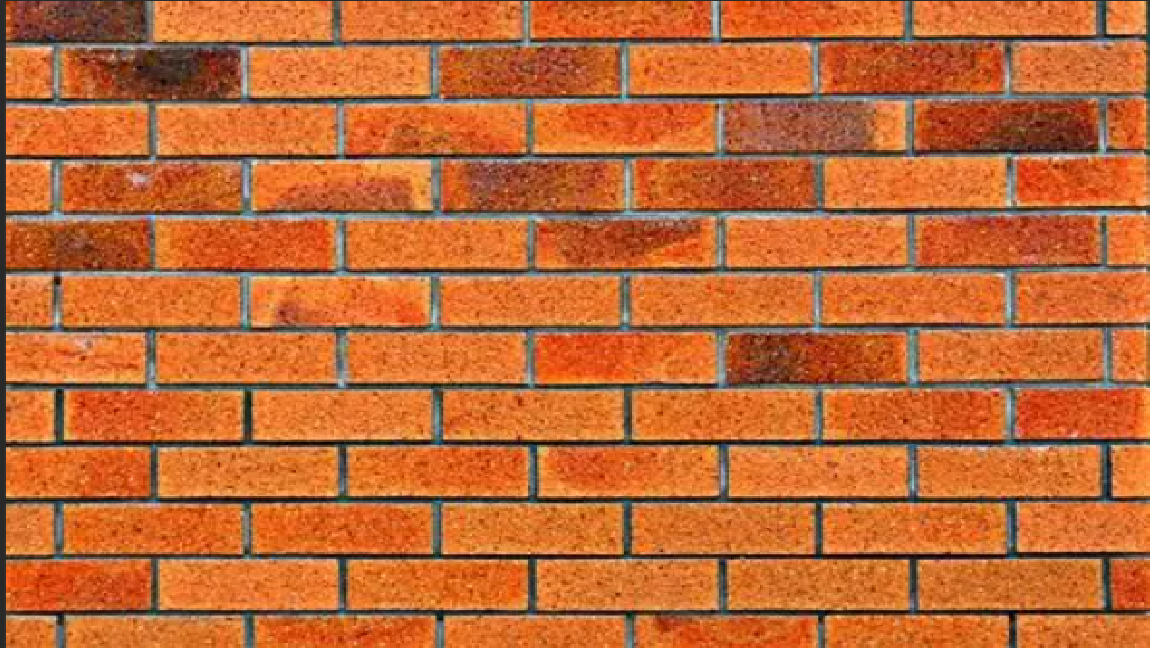
#> input picture 002_P_Inc/1.2.7_Percepcion/Ladrillo.png, 1152 x 648 px
$ python 085.PInc_Texturas_Sombras.py   (older library calls are emulated)
#> lines starting #> are read from the running program, lines starting #| are printed output that depends on the picture; after the words box and inside, x2 and y2 are one past the last pixel; in counts of white or black regions, pixels touching at a corner belong together
import cv2
import numpy as np
import matplotlib.pyplot as plt

#1. Cargar imagen
RUTA = "Ladrillo.png"  # Cambia por tu imagen
img = cv2.imread(RUTA)
#> img is the input picture: shape (648, 1152, 3); mean B, G, R 52.6, 104.2, 192
if img is None:
    raise FileNotFoundError("No se encontró la imagen. Revisa la ruta.")

gray = cv2.cvtColor(img, cv2.COLOR_BGR2GRAY)
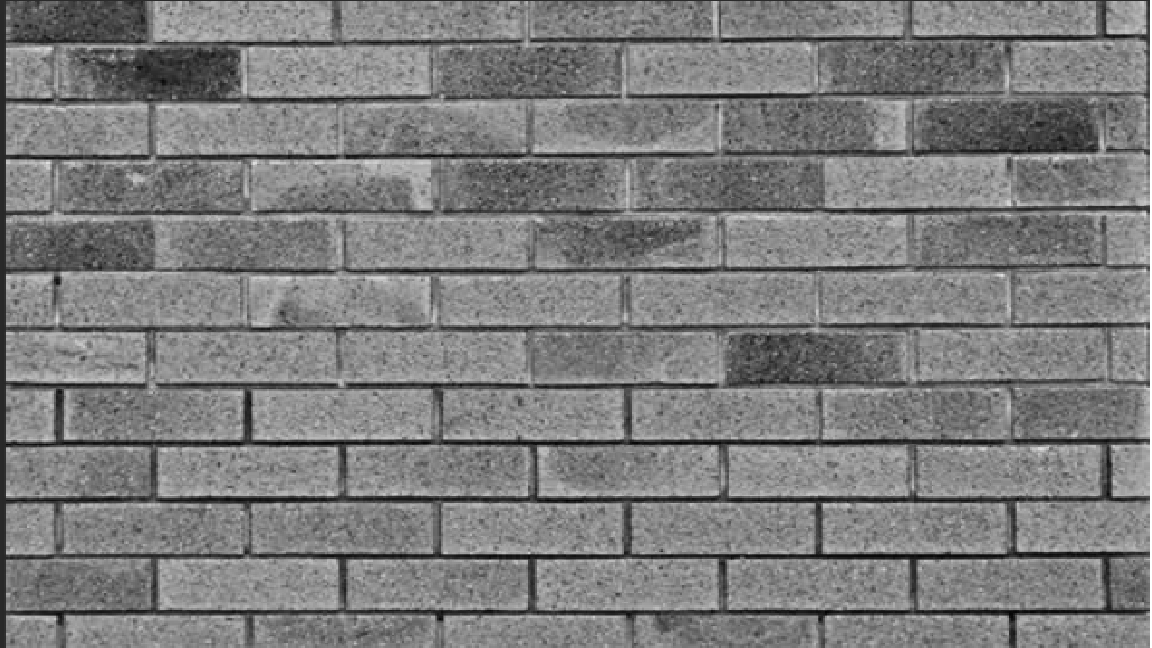
#> gray: shape (648, 1152); min 1, max 255, mean 124.5

#2. Análisis de textura: LBP (Local Binary Pattern)
def LBP(img):
    """Calcula el patrón binario local (LBP) de una imagen."""
    lbp = np.zeros_like(img)
    for i in range(1, img.shape[0]-1):
        for j in range(1, img.shape[1]-1):
            centro = img[i, j]
            binario = (img[i-1:i+2, j-1:j+2] >= centro).astype(int)
            binario = np.delete(binario.flatten(), 4)  # quitar centro
            lbp[i, j] = int("".join(binario.astype(str)), 2)
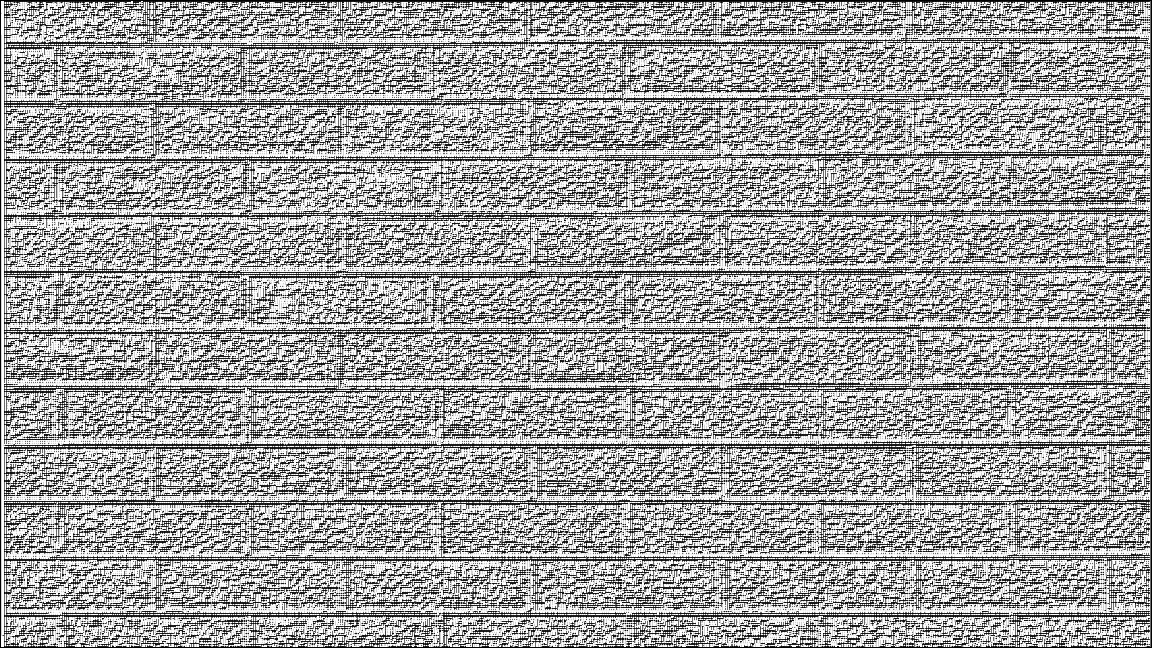
#> lbp: shape (648, 1152); min 0, max 255, mean 162.9
    return lbp

lbp_img = LBP(gray)

#3. Detección de sombra (zonas oscuras)
# Convertir a HSV para analizar brillo
hsv = cv2.cvtColor(img, cv2.COLOR_BGR2HSV)
#> hsv: shape (648, 1152, 3); mean H, S, V 15.6, 178.4, 192.7
v = hsv[:,:,2]  # canal de brillo
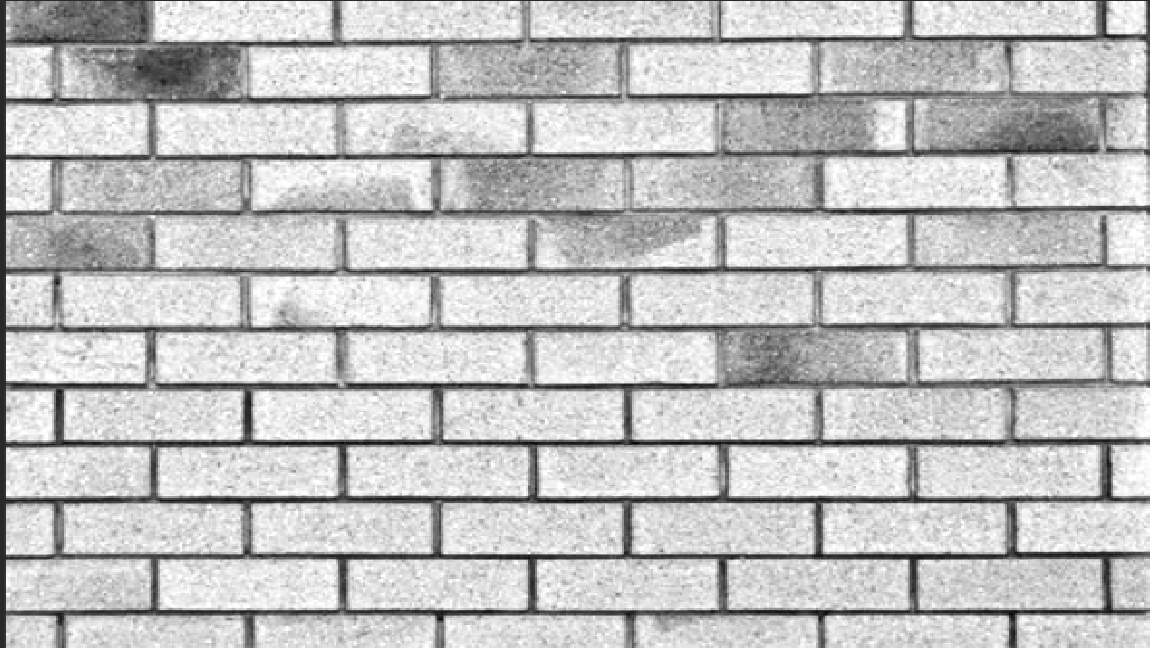
#> v: shape (648, 1152); min 3, max 255, mean 192.7

# Umbral adaptativo: zonas oscuras se consideran sombra
_, sombras = cv2.threshold(v, 60, 255, cv2.THRESH_BINARY_INV)
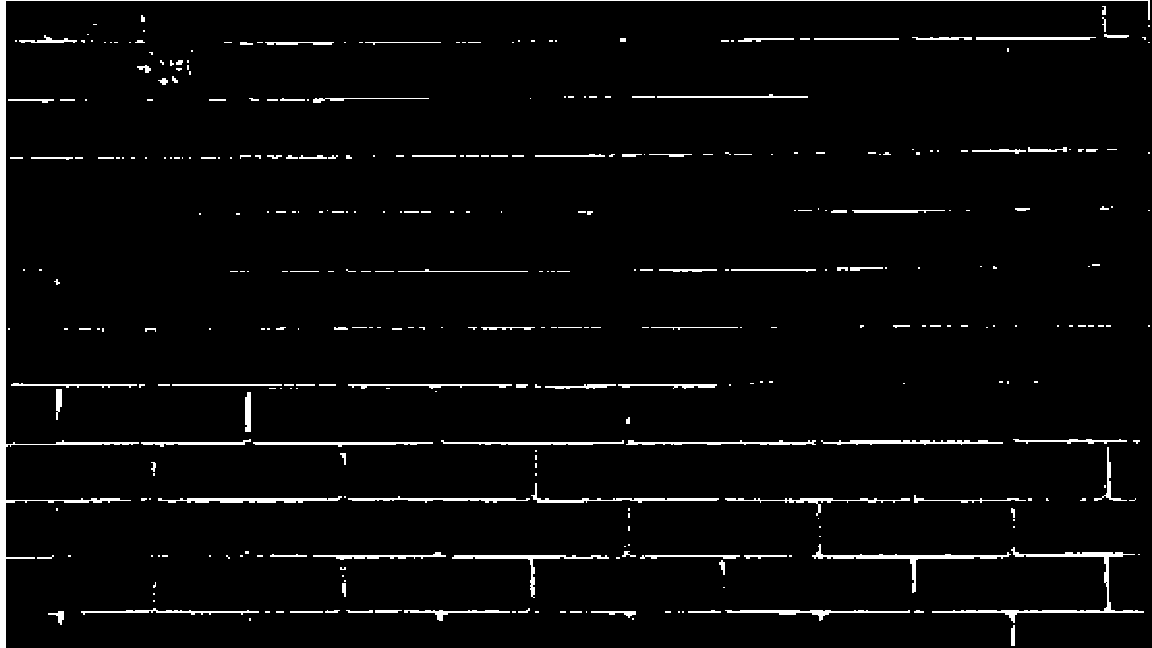
#> sombras: shape (648, 1152); 3.4% white; 364 white regions (236 under 20 px), largest, box (x1, y1, x2, y2) and area: (0, 0, 1150, 648) 5712, (932, 547, 1144, 623) 1277, (812, 544, 1011, 593) 929

#4. Bordes para resaltar textura ---
sobel = cv2.Sobel(gray, cv2.CV_64F, 1, 1, ksize=3)
sobel = cv2.convertScaleAbs(sobel)
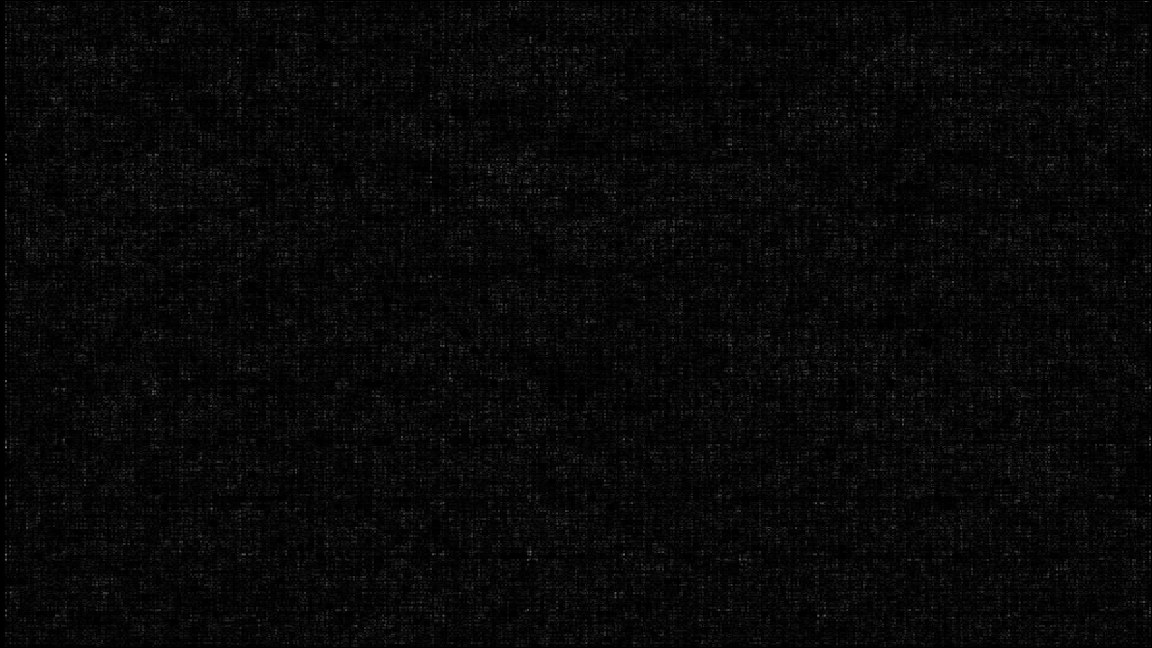
#> sobel: shape (648, 1152); min 0, max 128, mean 8.5

#5. Mostrar resultados
cv2.imshow("Original", img)
cv2.imshow("LBP (Textura Local)", lbp_img)
cv2.imshow("Sobel (Relieve)", sobel)
cv2.imshow("Sombras Detectadas", sombras)
cv2.waitKey(0)
cv2.destroyAllWindows()
